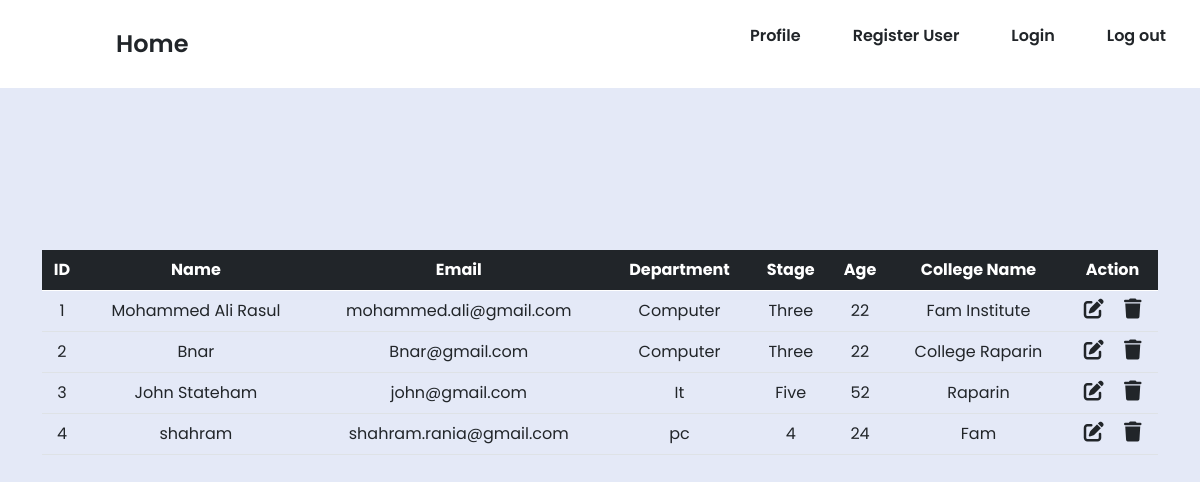
Page /home.php (signed in) on the committed database.
### tables this page shows
CREATE TABLE `all_users` (
  `id` int(11) NOT NULL,
  `name` varchar(100) NOT NULL,
  `email` varchar(100) NOT NULL,
  `department` varchar(200) NOT NULL,
  `stage` varchar(40) NOT NULL,
  `age` int(11) NOT NULL,
  `college_name` varchar(150) NOT NULL
);

### home.php (the view, shortened to what this page needs)
<?php
   include("php/config.php");
?>
<!DOCTYPE html>
<html lang="en">
  <head>
    <link href="https://cdn.jsdelivr.net/npm/bootstrap@5.0.2/dist/css/bootstrap.min.css"
    rel="stylesheet"
>
    <link rel="stylesheet" href="https://cdnjs.cloudflare.com/ajax/libs/font-awesome/6.5.1/css/all.min.css"
 />
    <link rel="stylesheet" href="style/style.css" />
  </head>
  <body>
  <nav>
    <div class="nav__content">
      <div class="logo"><a href="home.php" style="margin-left: 100px;">Home</a></div>
      <ul>
      <li><a href="profile.php">Profile</a></li>
        <li><a href="adduser.php">Register User</a></li>
        <li><a href="index.php">Login</a></li>
        <li><a href="php/logout.php">Log out</a></li>
      </ul>
    </div>
  </nav>
    <div class="container">
      <table class="table table-hover text-center">
        <thead class="table-dark">
          <tr>
            <th scope="col">ID</th>
            <th scope="col">Name</th>
            <th scope="col">Email</th>
            <th scope="col">Department</th>
            <th scope="col">Stage</th>
            <th scope="col">Age</th>
            <th scope="col">College Name</th>
            <th scope="col">Action</th>
          </tr>
        </thead>
        <tbody>
        <?php
            $query = mysqli_query($conn, "SELECT * FROM all_users");
            while($row = mysqli_fetch_assoc($query)){
              ?>
              <tr>
            <td ><?php echo $row['id'] ?></td>
            <td ><?php echo $row['name']; ?></td>
            <td ><?php echo $row['email']; ?></td>
            <td ><?php echo $row['department']; ?></td>
            <td ><?php echo $row['stage']; ?></td>
            <td ><?php echo $row['age']; ?></td>
            <td ><?php echo $row['college_name']; ?></td>
            <td>
              <a href="update_all_users.php?id=<?php echo $row['id']; ?>" class="link-dark"><i class="fa-solid fa-pen-to-square fs-5 me-3"></i></a>
              <a href="php/delete.php?id=<?php echo $row['id']; ?>" class="link-dark"><i class="fa-solid fa-trash fs-5"></i></a>
            </td>
          </tr>
          <?php
            }
            ?>
        </tbody>
      </table>
    </div>
  </body>
</html>

### style/style.css (style rules this page uses)
* { padding: 0; margin: 0; box-sizing: border-box; font-family: "Poppins", sans-serif; }
body { background: #e4e9f7; }
.container { display: flex; align-items: center; justify-content: center; min-height: 90vh; }
.logo { font-size: 25px; font-weight: 800; }
.logo a { text-decoration: none; color: #000; }

### home.php (style rules this page uses)
nav { width: 100%; position: fixed; top: 0; left: 0; background-color: #ffffff; z-index: 99; }
.nav__content { max-width: var(--max-width); margin: auto; padding: 1.5rem 1rem; display: flex; align-items: center; justify-content: space-between; }
nav .logo a { font-size: 1.5rem; font-weight: 600; color: var(--primary-color); transition: 0.3s; }
ul { display: flex; align-items: center; gap: 1rem; list-style: none; transition: left 0.3s; }
ul li a { padding: 0.5rem 1rem; border: 2px solid transparent; text-decoration: none; font-weight: 600; color: var(--text-dark); transition: 0.3s; }

### rows in the picture
all_users: id "1", name "Mohammed Ali Rasul", email "mohammed.ali@gmail.com", department "Computer", stage "Three", age "22", college_name "Fam Institute"
all_users: id "2", name "Bnar", email "Bnar@gmail.com", department "Computer", stage "Three", age "22", college_name "College Raparin"
all_users: id "3", name "John Stateham", email "john@gmail.com", department "It", stage "Five", age "52", college_name "Raparin"
all_users: id "4", name "shahram", email "shahram.rania@gmail.com", department "pc", stage "4", age "24", college_name "Fam"
